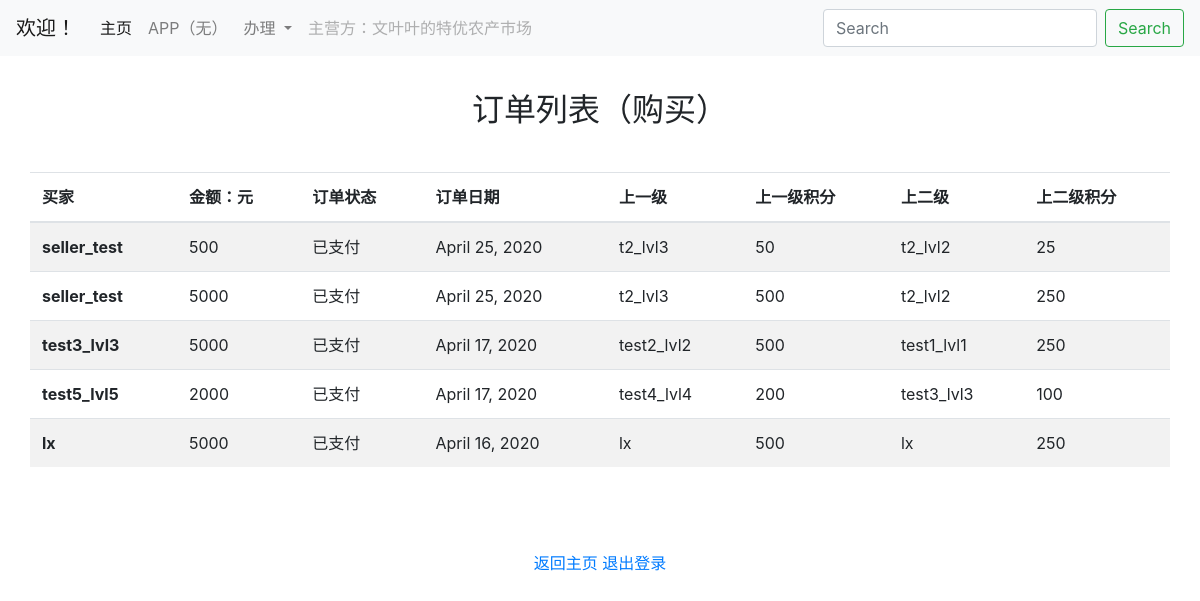
Page /Order/ (signed in) on the committed database.
### Order/models.py (models this page shows, shortened)
class AbstractOrder(models.Model):
    orderer = models.ForeignKey('User.EndUser', on_delete=models.CASCADE, )
    orderdate = models.DateField(auto_now=False,default=now().today())
    payment = models.ForeignKey('Pay.Payment', on_delete=models.CASCADE, null    = True)
    payment_type = models.CharField(max_length = 12, choices=[('CASH', 'cash'), ( 'SCORES', 'scores'), ], default = 'cash')
    cost = models.PositiveIntegerField(default = 0)
    order_status = models.ForeignKey('OrderStatus', on_delete=models.CASCADE,  verbose_name = '订单状态')
    class Meta:
        abstract = True

class Order(AbstractOrder):
    orderscoreid = models.AutoField(primary_key=True, verbose_name = '订单自然ID')
    orderer = models.ForeignKey("User.EndUser",
                                on_delete=models.CASCADE,
                                null=True,
                                related_name='get_orderscore',
                                verbose_name = '下单',)
    cost = models.IntegerField(default = 0, verbose_name = '金额')
    goods = models.ManyToManyField("Product.Products", symmetrical=False,  verbose_name = '订单商品')
    orderdate = models.DateField(null=True,  verbose_name = '订单日期')
    orderer_sc = models.IntegerField(default = 0, null=True,  verbose_name = '订单积分')
    up1 = models.ForeignKey("User.EndUser",
                            on_delete=models.CASCADE,
                            null=True,
                            related_name='get_up1',
                             verbose_name = '上一级' )
    up2 = models.ForeignKey("User.EndUser",
                            on_delete=models.CASCADE,
                            null=True,
                            related_name='get_up2',
                            verbose_name = '上二级' )
    up1_sc = models.IntegerField(default = 0, null=True, verbose_name = '上一级积分')
    up2_sc = models.IntegerField(default = 0, null=True, verbose_name = '上二级积分')
    pass

class OrderStatus(models.Model):
    status = models.CharField(max_length = 12, default = '')
    description_status = models.CharField(max_length = 48, default = '')
    def __str__(self):
        return self.status

### Order/views.py (the view)
# urls.py: path('', OrderList.as_view(), name = 'mainpage'),
class OrderList(MyPermRequireMixin, ListView):
    permission_required = ('Order.view_order', )
    queryset = Order.objects.all()[:10]
    login_url = '/accounts/login/'
    template_name = 'Order/order.html'
    def get_context_data(self, **kwargs):
        context = super().get_context_data(**kwargs)
        context['orders'] = Order.objects.order_by('-orderdate')[:10]
        return context

### User/models.py (called while the page is built)
    def __str__(self):
        return self.username

### templates/Order/order.html
{% extends "product_base.html" %}
{% block product %}
<div class="container">
<div class="row">
<div class="col-md-4"></div>
<div class="col-md-4">
<div class ="text-center" style="padding-bottom:10%;padding-top:10%;">
    <h2>订单列表（购买）</h2>
    </div>
    </div>
    </div>
    </div>
    <table class="table table-striped table-hover" >
  <thead>
    <tr>
      <th scope="col">买家</th>
      <th scope="col">金额：元</th>
      <th scope="col">订单状态</th>
      <th scope="col">订单日期</th>
      <th scope="col">上一级</th>
      <th scope="col">上一级积分</th>
      <th scope="col">上二级</th>
      <th scope="col">上二级积分</th>
    </tr>
  </thead>
  <tbody>
  {% for c in orders %}
    <tr>
      <th scope="row">{{ c.orderer }} </th>
      <td> {{ c.cost }}</td>
      <td> {{ c.order_status }}</td>
      <td> {{ c.orderdate}} </td>
      <td>{{ c.up1 }}</td>
      <td>{{ c.up1_sc }}</td>
      <td>{{ c.up2}}</td>
      <td>{{ c.up2_sc}}</td>
    </tr>
{% endfor %}
  </tbody>
</table>
{% endblock %}

### rows in the picture
Order: orderer "seller_test", cost "500", order_status "已支付", orderdate "April 25, 2020", up1 "t2_lvl3", up1_sc "50", up2 "t2_lvl2", up2_sc "25"
Order: orderer "seller_test", cost "5000", order_status "已支付", orderdate "April 25, 2020", up1 "t2_lvl3", up1_sc "500", up2 "t2_lvl2", up2_sc "250"
Order: orderer "test3_lvl3", cost "5000", order_status "已支付", orderdate "April 17, 2020", up1 "test2_lvl2", up1_sc "500", up2 "test1_lvl1", up2_sc "250"
Order: orderer "test5_lvl5", cost "2000", order_status "已支付", orderdate "April 17, 2020", up1 "test4_lvl4", up1_sc "200", up2 "test3_lvl3", up2_sc "100"
Order: orderer "lx", cost "5000", order_status "已支付", orderdate "April 16, 2020", up1 "lx", up1_sc "500", up2 "lx", up2_sc "250"
